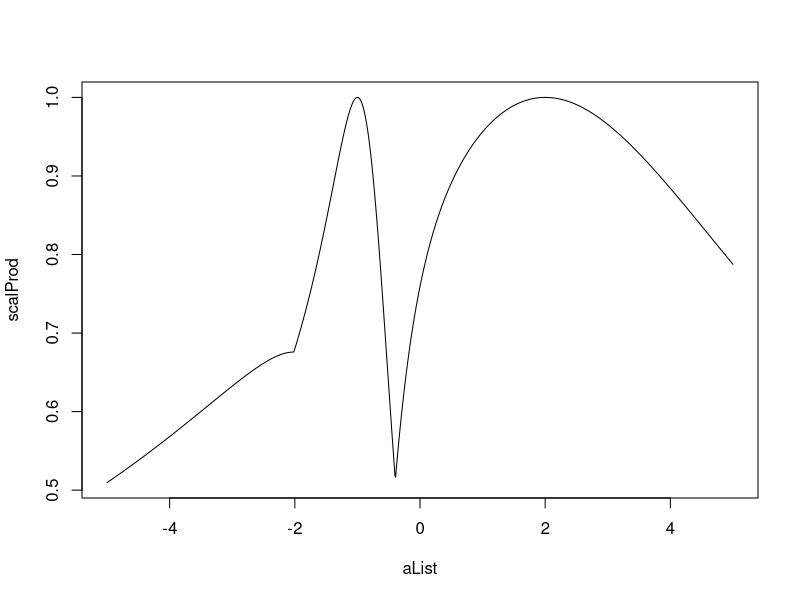

Generate this figure with R:
alpha <- a <- 3
A <- function(alpha){matrix(c(1, 4, 2, 0, alpha, 0, 1, 1, 0), 3, 3, byrow=TRUE)}

eigen(A(2))

aList <- seq(-5, 5, by=.01)
scalProd <- sapply(aList, function(a){
  C <- crossprod(eigen(A(a))$vectors)
  max(abs(C[upper.tri(C)]))
  })
plot(aList, scalProd, type='l')

################################################################################
g2 <- 5; s2 <- 2; n <- 4
S <- g2*matrix(1, n, n) + s2*diag(n)
eigen(S)
(n*g2 + s2)


################################################################################
seed <- 1; set.seed(seed)
n <- 5; 
A <- matrix(rbinom(n^2, 1, 2/n)*runif(n^2), n, n)
A <- A + t(A); A <- A / sqrt(sum(A^2))
A
eigen(A)
R <- t(eigen(A)$vectors)
q <- rowSums(R)

# stationnaire
p <- as.vector(solve(A)%*%rep(1, n)); p <- p / sum(p)
# p <- rep(1/n, n)
# p <- eigen(A)$vectors[, 1]; p <- p / sum(p)
for(i in 1:10){p <- as.vector(p * (A%*%p)); p <- p / sum(p)}
p

cor(p, t(R))
